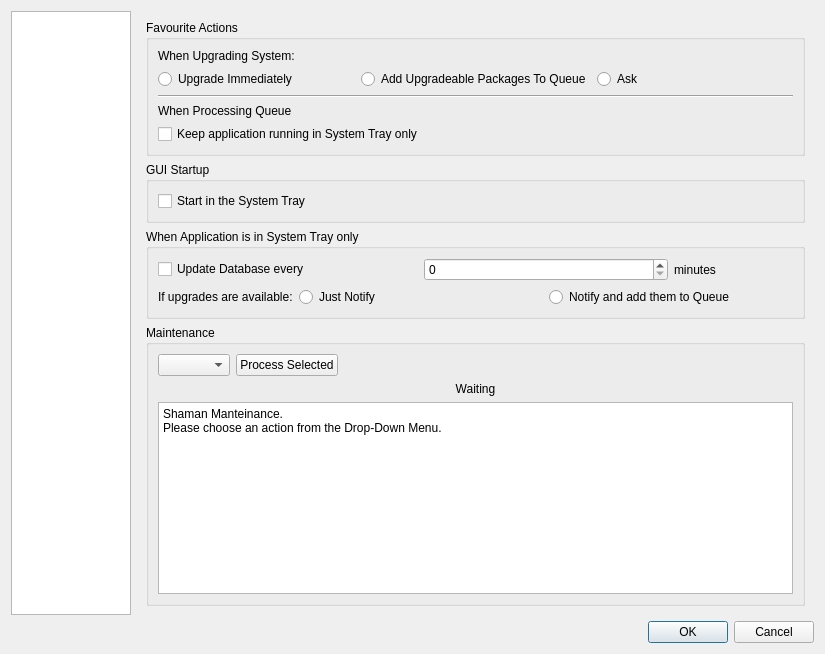
<ui version="4.0" >
 <class>ConfigDialog</class>
 <widget class="QDialog" name="ConfigDialog" >
  <property name="geometry" >
   <rect>
    <x>0</x>
    <y>0</y>
    <width>825</width>
    <height>607</height>
   </rect>
  </property>
  <property name="windowTitle" >
   <string>Shaman - Configuration</string>
  </property>
  <property name="windowIcon" >
   <iconset/>
  </property>
  <layout class="QGridLayout" >
   <item row="0" column="0" >
    <widget class="QListWidget" name="listWidget" >
     <property name="sizePolicy" >
      <sizepolicy vsizetype="Minimum" hsizetype="Fixed" >
       <horstretch>0</horstretch>
       <verstretch>0</verstretch>
      </sizepolicy>
     </property>
     <property name="maximumSize" >
      <size>
       <width>120</width>
       <height>16777215</height>
      </size>
     </property>
     <property name="horizontalScrollBarPolicy" >
      <enum>Qt::ScrollBarAlwaysOff</enum>
     </property>
     <property name="dragDropMode" >
      <enum>QAbstractItemView::NoDragDrop</enum>
     </property>
     <property name="selectionBehavior" >
      <enum>QAbstractItemView::SelectRows</enum>
     </property>
     <property name="movement" >
      <enum>QListView::Static</enum>
     </property>
     <property name="isWrapping" stdset="0" >
      <bool>true</bool>
     </property>
     <property name="layoutMode" >
      <enum>QListView::SinglePass</enum>
     </property>
     <property name="spacing" >
      <number>12</number>
     </property>
     <property name="viewMode" >
      <enum>QListView::IconMode</enum>
     </property>
     <property name="uniformItemSizes" >
      <bool>true</bool>
     </property>
    </widget>
   </item>
   <item row="2" column="0" colspan="2" >
    <widget class="QDialogButtonBox" name="buttonBox" >
     <property name="orientation" >
      <enum>Qt::Horizontal</enum>
     </property>
     <property name="standardButtons" >
      <set>QDialogButtonBox::Cancel|QDialogButtonBox::NoButton|QDialogButtonBox::Ok</set>
     </property>
    </widget>
   </item>
   <item row="0" column="1" >
    <widget class="QStackedWidget" name="stackedWidget" >
     <property name="sizePolicy" >
      <sizepolicy vsizetype="Minimum" hsizetype="Minimum" >
       <horstretch>0</horstretch>
       <verstretch>0</verstretch>
      </sizepolicy>
     </property>
     <property name="currentIndex" >
      <number>0</number>
     </property>
     <widget class="QWidget" name="Seite" >
      <layout class="QGridLayout" >
       <item row="0" column="0" >
        <widget class="QGroupBox" name="groupBox_5" >
         <property name="title" >
          <string>Favourite Actions</string>
         </property>
         <property name="alignment" >
          <set>Qt::AlignLeading</set>
         </property>
         <layout class="QGridLayout" >
          <item row="0" column="0" >
           <widget class="QLabel" name="label_7" >
            <property name="text" >
             <string>When Upgrading System:</string>
            </property>
           </widget>
          </item>
          <item row="1" column="0" >
           <layout class="QHBoxLayout" >
            <item>
             <widget class="QRadioButton" name="upNowRadio" >
              <property name="text" >
               <string>Upgrade Immediately</string>
              </property>
             </widget>
            </item>
            <item>
             <widget class="QRadioButton" name="addUpRadio" >
              <property name="text" >
               <string>Add Upgradeable Packages To Queue</string>
              </property>
             </widget>
            </item>
            <item>
             <widget class="QRadioButton" name="askUpRadio" >
              <property name="text" >
               <string>Ask</string>
              </property>
             </widget>
            </item>
           </layout>
          </item>
          <item row="2" column="0" >
           <widget class="Line" name="line" >
            <property name="orientation" >
             <enum>Qt::Horizontal</enum>
            </property>
           </widget>
          </item>
          <item row="3" column="0" >
           <widget class="QLabel" name="label_8" >
            <property name="text" >
             <string>When Processing Queue</string>
            </property>
           </widget>
          </item>
          <item row="4" column="0" >
           <widget class="QCheckBox" name="keepQueueTrayBox" >
            <property name="text" >
             <string>Keep application running in System Tray only</string>
            </property>
           </widget>
          </item>
         </layout>
        </widget>
       </item>
       <item row="1" column="0" >
        <widget class="QGroupBox" name="groupBox_6" >
         <property name="title" >
          <string>GUI Startup</string>
         </property>
         <layout class="QGridLayout" >
          <item row="0" column="0" >
           <widget class="QCheckBox" name="startTrayBox" >
            <property name="text" >
             <string>Start in the System Tray</string>
            </property>
           </widget>
          </item>
         </layout>
        </widget>
       </item>
       <item row="2" column="0" >
        <widget class="QGroupBox" name="groupBox_11" >
         <property name="title" >
          <string>When Application is in System Tray only</string>
         </property>
         <layout class="QGridLayout" >
          <item row="0" column="0" colspan="2" >
           <widget class="QCheckBox" name="updateDbTrayBox" >
            <property name="text" >
             <string>Update Database every</string>
            </property>
           </widget>
          </item>
          <item row="0" column="2" colspan="2" >
           <widget class="QSpinBox" name="minutesSpin" >
            <property name="enabled" >
             <bool>true</bool>
            </property>
           </widget>
          </item>
          <item row="0" column="4" >
           <widget class="QLabel" name="label_16" >
            <property name="text" >
             <string>minutes</string>
            </property>
           </widget>
          </item>
          <item row="1" column="0" >
           <widget class="QLabel" name="label_17" >
            <property name="text" >
             <string>If upgrades are available:</string>
            </property>
           </widget>
          </item>
          <item row="1" column="1" colspan="2" >
           <widget class="QRadioButton" name="upNotifyRadio" >
            <property name="text" >
             <string>Just Notify</string>
            </property>
           </widget>
          </item>
          <item row="1" column="3" colspan="2" >
           <widget class="QRadioButton" name="upNotifyAddRadio" >
            <property name="text" >
             <string>Notify and add them to Queue</string>
            </property>
           </widget>
          </item>
         </layout>
        </widget>
       </item>
       <item row="3" column="0" >
        <widget class="QGroupBox" name="groupBox" >
         <property name="title" >
          <string>Maintenance</string>
         </property>
         <layout class="QGridLayout" >
          <item row="0" column="0" >
           <layout class="QVBoxLayout" >
            <item>
             <layout class="QHBoxLayout" >
              <item>
               <widget class="QComboBox" name="mantActionBox" />
              </item>
              <item>
               <widget class="QPushButton" name="mantProcessButton" >
                <property name="text" >
                 <string>Process Selected</string>
                </property>
               </widget>
              </item>
              <item>
               <spacer>
                <property name="orientation" >
                 <enum>Qt::Horizontal</enum>
                </property>
                <property name="sizeHint" >
                 <size>
                  <width>40</width>
                  <height>20</height>
                 </size>
                </property>
               </spacer>
              </item>
             </layout>
            </item>
            <item>
             <layout class="QHBoxLayout" >
              <item>
               <widget class="QLabel" name="statusLabel" >
                <property name="text" >
                 <string comment="Waiting for a user action" >Waiting</string>
                </property>
                <property name="alignment" >
                 <set>Qt::AlignCenter</set>
                </property>
               </widget>
              </item>
             </layout>
            </item>
            <item>
             <widget class="QTextEdit" name="mantDetails" >
              <property name="sizePolicy" >
               <sizepolicy vsizetype="Maximum" hsizetype="Preferred" >
                <horstretch>0</horstretch>
                <verstretch>0</verstretch>
               </sizepolicy>
              </property>
              <property name="html" >
               <string>&lt;html>&lt;head>&lt;meta name="qrichtext" content="1" />&lt;style type="text/css">
p, li { white-space: pre-wrap; }
&lt;/style>&lt;/head>&lt;body style=" font-family:'Sans Serif'; font-size:10pt; font-weight:400; font-style:normal;">
&lt;p style=" margin-top:0px; margin-bottom:0px; margin-left:0px; margin-right:0px; -qt-block-indent:0; text-indent:0px; font-family:'Liberation Sans'; font-size:9pt;">Shaman Manteinance.&lt;/p>
&lt;p style=" margin-top:0px; margin-bottom:0px; margin-left:0px; margin-right:0px; -qt-block-indent:0; text-indent:0px; font-family:'Liberation Sans'; font-size:9pt;">Please choose an action from the Drop-Down Menu.&lt;/p>&lt;/body>&lt;/html></string>
              </property>
             </widget>
            </item>
           </layout>
          </item>
         </layout>
        </widget>
       </item>
      </layout>
     </widget>
     <widget class="QWidget" name="Seite_2" >
      <layout class="QGridLayout" >
       <item row="0" column="0" >
        <widget class="QGroupBox" name="groupBox_2" >
         <property name="sizePolicy" >
          <sizepolicy vsizetype="Preferred" hsizetype="Preferred" >
           <horstretch>0</horstretch>
           <verstretch>0</verstretch>
          </sizepolicy>
         </property>
         <property name="title" >
          <string>Checkable Options</string>
         </property>
         <layout class="QGridLayout" >
          <item row="0" column="0" >
           <widget class="QCheckBox" name="noPassiveFtpBox" >
            <property name="text" >
             <string>Use Active FTP</string>
            </property>
           </widget>
          </item>
          <item row="1" column="0" >
           <widget class="QCheckBox" name="useDeltaBox" >
            <property name="text" >
             <string>Use Deltas (needs xdelta to be installed)</string>
            </property>
           </widget>
          </item>
         </layout>
        </widget>
       </item>
       <item row="1" column="0" >
        <widget class="QGroupBox" name="groupBox_3" >
         <property name="title" >
          <string>Advanced Options</string>
         </property>
         <layout class="QGridLayout" >
          <item row="0" column="0" >
           <layout class="QVBoxLayout" >
            <item>
             <layout class="QGridLayout" >
              <item row="0" column="0" >
               <widget class="QLabel" name="label" >
                <property name="text" >
                 <string>HoldPkgs:</string>
                </property>
               </widget>
              </item>
              <item row="0" column="1" >
               <widget class="QLineEdit" name="holdPkgLine" />
              </item>
              <item row="1" column="0" >
               <widget class="QLabel" name="label_2" >
                <property name="text" >
                 <string>IgnorePkgs:</string>
                </property>
               </widget>
              </item>
              <item row="1" column="1" >
               <widget class="QLineEdit" name="ignorePkgLine" />
              </item>
              <item row="2" column="0" >
               <widget class="QLabel" name="label_3" >
                <property name="text" >
                 <string>IgnoreGroups:</string>
                </property>
               </widget>
              </item>
              <item row="2" column="1" >
               <widget class="QLineEdit" name="ignoreGrpsLine" />
              </item>
              <item row="3" column="0" >
               <widget class="QLabel" name="label_4" >
                <property name="text" >
                 <string>NoUpgrade:</string>
                </property>
               </widget>
              </item>
              <item row="3" column="1" >
               <widget class="QLineEdit" name="noUpgradeLine" />
              </item>
              <item row="4" column="0" >
               <widget class="QLabel" name="label_5" >
                <property name="text" >
                 <string>NoExtract:</string>
                </property>
               </widget>
              </item>
              <item row="4" column="1" >
               <widget class="QLineEdit" name="noExtractLine" />
              </item>
             </layout>
            </item>
            <item>
             <layout class="QVBoxLayout" >
              <item>
               <widget class="QLabel" name="label_6" >
                <property name="text" >
                 <string>XFerCommand: (example: /path/to/command %u) Blank for Default</string>
                </property>
               </widget>
              </item>
              <item>
               <widget class="QLineEdit" name="xFerCommandLine" />
              </item>
             </layout>
            </item>
           </layout>
          </item>
         </layout>
        </widget>
       </item>
       <item row="2" column="0" >
        <spacer>
         <property name="orientation" >
          <enum>Qt::Vertical</enum>
         </property>
         <property name="sizeHint" >
          <size>
           <width>20</width>
           <height>40</height>
          </size>
         </property>
        </spacer>
       </item>
      </layout>
     </widget>
     <widget class="QWidget" name="page" >
      <layout class="QGridLayout" >
       <item row="1" column="0" >
        <widget class="QTabWidget" name="repoTab" >
         <property name="currentIndex" >
          <number>0</number>
         </property>
         <widget class="QWidget" name="officialTab" >
          <attribute name="title" >
           <string>Arch Linux Official Repositories</string>
          </attribute>
          <layout class="QGridLayout" >
           <item row="1" column="0" >
            <layout class="QVBoxLayout" >
             <item>
              <widget class="QLabel" name="officialLabel" >
               <property name="text" >
                <string>Here you can choose what repositories to use between Arch Linux's official ones.
Please note that packages from Unstable and Testing may break your system.</string>
               </property>
              </widget>
             </item>
             <item>
              <widget class="QCheckBox" name="coreBox" >
               <property name="text" >
                <string comment="Do not translate" >Core</string>
               </property>
              </widget>
             </item>
             <item>
              <widget class="QCheckBox" name="extraBox" >
               <property name="text" >
                <string comment="Do not translate" >Extra</string>
               </property>
              </widget>
             </item>
             <item>
              <widget class="QCheckBox" name="communityBox" >
               <property name="text" >
                <string comment="Do not translate" >Community</string>
               </property>
              </widget>
             </item>
             <item>
              <widget class="QCheckBox" name="testingBox" >
               <property name="text" >
                <string comment="Do not translate" >Testing</string>
               </property>
              </widget>
             </item>
             <item>
              <widget class="QCheckBox" name="unstableBox" >
               <property name="text" >
                <string comment="Do not translate" >Unstable</string>
               </property>
              </widget>
             </item>
             <item>
              <spacer>
               <property name="orientation" >
                <enum>Qt::Vertical</enum>
               </property>
               <property name="sizeHint" >
                <size>
                 <width>20</width>
                 <height>40</height>
                </size>
               </property>
              </spacer>
             </item>
            </layout>
           </item>
           <item row="2" column="0" >
            <widget class="QGroupBox" name="groupBox_4" >
             <property name="title" >
              <string>Server</string>
             </property>
             <layout class="QGridLayout" >
              <item row="0" column="0" >
               <widget class="QLabel" name="mirrorLabel" >
                <property name="text" >
                 <string>Mirror:</string>
                </property>
               </widget>
              </item>
              <item row="0" column="1" >
               <widget class="QComboBox" name="mirrorBox" />
              </item>
              <item row="2" column="1" >
               <layout class="QHBoxLayout" >
                <item>
                 <widget class="QLineEdit" name="addMirrorLine" />
                </item>
                <item>
                 <widget class="QPushButton" name="addMirrorButton" >
                  <property name="text" >
                   <string>Add Mirror</string>
                  </property>
                 </widget>
                </item>
               </layout>
              </item>
             </layout>
            </widget>
           </item>
          </layout>
         </widget>
         <widget class="QWidget" name="KDEModTab" >
          <attribute name="title" >
           <string>KDEMod Repositories</string>
          </attribute>
          <layout class="QGridLayout" >
           <item row="0" column="0" >
            <layout class="QVBoxLayout" >
             <item>
              <widget class="QLabel" name="KDEModLabel" >
               <property name="text" >
                <string>KDEMod is an improved version of KDE, an Arch Linux exclusive. Featuring an 
improved Qt build, compatible with Arch Linux standard Qt's, an improved theme,
and lots of addons, KDEMod is the best way to taste the ease and the power
of KDE with the simplicity and the power of Arch.</string>
               </property>
              </widget>
             </item>
             <item>
              <widget class="QCheckBox" name="KDEMod3Box" >
               <property name="text" >
                <string>KDEMod 3 Repository</string>
               </property>
              </widget>
             </item>
             <item>
              <widget class="QCheckBox" name="KDEMod4Box" >
               <property name="text" >
                <string>KDEMod 4 Repository (Unstable, testers only)</string>
               </property>
              </widget>
             </item>
             <item>
              <spacer>
               <property name="orientation" >
                <enum>Qt::Vertical</enum>
               </property>
               <property name="sizeHint" >
                <size>
                 <width>20</width>
                 <height>40</height>
                </size>
               </property>
              </spacer>
             </item>
            </layout>
           </item>
          </layout>
         </widget>
         <widget class="QWidget" name="thirdPartyTab" >
          <attribute name="title" >
           <string>Third-Party Repositories</string>
          </attribute>
          <layout class="QGridLayout" >
           <item row="0" column="0" >
            <layout class="QVBoxLayout" >
             <item>
              <widget class="QLabel" name="thirdPartyLabel" >
               <property name="text" >
                <string>You can extend your packages choice by adding other repositories. Third-Party 
Repositories act just as normal ones, and will be accessible through both Shaman
and Pacman.</string>
               </property>
              </widget>
             </item>
             <item>
              <widget class="QTreeWidget" name="thirdPartyWidget" >
               <property name="indentation" >
                <number>0</number>
               </property>
               <property name="itemsExpandable" >
                <bool>false</bool>
               </property>
               <column>
                <property name="text" >
                 <string>Repository</string>
                </property>
               </column>
               <column>
                <property name="text" >
                 <string>Server</string>
                </property>
               </column>
              </widget>
             </item>
             <item>
              <layout class="QHBoxLayout" >
               <item>
                <spacer>
                 <property name="orientation" >
                  <enum>Qt::Horizontal</enum>
                 </property>
                 <property name="sizeHint" >
                  <size>
                   <width>71</width>
                   <height>20</height>
                  </size>
                 </property>
                </spacer>
               </item>
               <item>
                <widget class="QPushButton" name="addThirdPartyButton" >
                 <property name="text" >
                  <string>Add New Repository</string>
                 </property>
                </widget>
               </item>
               <item>
                <widget class="QPushButton" name="editThirdPartyButton" >
                 <property name="text" >
                  <string>Edit Repository</string>
                 </property>
                </widget>
               </item>
               <item>
                <widget class="QPushButton" name="removeThirdPartyButton" >
                 <property name="text" >
                  <string>Remove Repository</string>
                 </property>
                </widget>
               </item>
              </layout>
             </item>
            </layout>
           </item>
          </layout>
         </widget>
        </widget>
       </item>
      </layout>
     </widget>
     <widget class="QWidget" name="Seite_3" >
      <layout class="QGridLayout" >
       <item row="0" column="0" >
        <widget class="QGroupBox" name="groupBox_9" >
         <property name="title" >
          <string>Preferences</string>
         </property>
         <layout class="QGridLayout" >
          <item row="0" column="0" >
           <widget class="QCheckBox" name="makeDepsSourceBox" >
            <property name="text" >
             <string>Process all dependencies and queue from source first (recommended)</string>
            </property>
           </widget>
          </item>
          <item row="1" column="0" >
           <widget class="QCheckBox" name="reviewBuildOutBox" >
            <property name="text" >
             <string>Review Building output before installing</string>
            </property>
           </widget>
          </item>
         </layout>
        </widget>
       </item>
       <item row="1" column="0" >
        <widget class="QGroupBox" name="groupBox_7" >
         <property name="title" >
          <string>ABS Configuration</string>
         </property>
         <layout class="QGridLayout" >
          <item row="0" column="0" >
           <widget class="QRadioButton" name="useMatchSupRadio" >
            <property name="text" >
             <string>Use supfiles that match your current repositories</string>
            </property>
           </widget>
          </item>
          <item row="1" column="0" >
           <layout class="QHBoxLayout" >
            <item>
             <widget class="QRadioButton" name="useCustomSupRadio" >
              <property name="text" >
               <string>Define supfiles manually</string>
              </property>
             </widget>
            </item>
            <item>
             <widget class="QLineEdit" name="supEdit" />
            </item>
           </layout>
          </item>
         </layout>
        </widget>
       </item>
       <item row="2" column="0" >
        <widget class="QGroupBox" name="groupBox_8" >
         <property name="title" >
          <string>Makepkg Configuration</string>
         </property>
         <layout class="QGridLayout" >
          <item row="0" column="0" >
           <widget class="QLabel" name="label_9" >
            <property name="text" >
             <string>CFlags</string>
            </property>
           </widget>
          </item>
          <item row="0" column="1" >
           <widget class="QLineEdit" name="CFlagEdit" />
          </item>
          <item row="1" column="0" >
           <widget class="QLabel" name="label_10" >
            <property name="text" >
             <string>CXXFlags</string>
            </property>
           </widget>
          </item>
          <item row="1" column="1" >
           <widget class="QLineEdit" name="CXXFlagEdit" />
          </item>
          <item row="2" column="0" >
           <widget class="QLabel" name="label_11" >
            <property name="text" >
             <string>BuildEnv</string>
            </property>
           </widget>
          </item>
          <item row="2" column="1" >
           <widget class="QLineEdit" name="buildEnvEdit" />
          </item>
          <item row="3" column="0" >
           <widget class="QLabel" name="label_12" >
            <property name="text" >
             <string>Options</string>
            </property>
           </widget>
          </item>
          <item row="3" column="1" >
           <widget class="QLineEdit" name="optionsMkPkgEdit" />
          </item>
          <item row="4" column="0" >
           <widget class="QLabel" name="label_13" >
            <property name="text" >
             <string>Doc_Dirs</string>
            </property>
           </widget>
          </item>
          <item row="4" column="1" >
           <widget class="QLineEdit" name="docDirsEdit" />
          </item>
         </layout>
        </widget>
       </item>
       <item row="3" column="0" >
        <widget class="QGroupBox" name="groupBox_10" >
         <property name="title" >
          <string>Build Environment</string>
         </property>
         <layout class="QGridLayout" >
          <item row="0" column="0" >
           <layout class="QHBoxLayout" >
            <item>
             <widget class="QLabel" name="label_14" >
              <property name="text" >
               <string>Building Path</string>
              </property>
             </widget>
            </item>
            <item>
             <widget class="QLineEdit" name="buildPathEdit" />
            </item>
           </layout>
          </item>
          <item row="1" column="0" >
           <widget class="QCheckBox" name="cleanMakeDepsBox" >
            <property name="text" >
             <string>Remove installed makedepends after build</string>
            </property>
           </widget>
          </item>
          <item row="2" column="0" >
           <widget class="QCheckBox" name="cleanBuildEnvBox" >
            <property name="text" >
             <string>Clean Build Environment after installation</string>
            </property>
           </widget>
          </item>
         </layout>
        </widget>
       </item>
      </layout>
     </widget>
    </widget>
   </item>
  </layout>
 </widget>
 <resources>
  <include location="qtpacman.qrc" />
 </resources>
 <connections>
  <connection>
   <sender>buttonBox</sender>
   <signal>accepted()</signal>
   <receiver>ConfigDialog</receiver>
   <slot>accept()</slot>
   <hints>
    <hint type="sourcelabel" >
     <x>248</x>
     <y>254</y>
    </hint>
    <hint type="destinationlabel" >
     <x>157</x>
     <y>274</y>
    </hint>
   </hints>
  </connection>
  <connection>
   <sender>buttonBox</sender>
   <signal>rejected()</signal>
   <receiver>ConfigDialog</receiver>
   <slot>reject()</slot>
   <hints>
    <hint type="sourcelabel" >
     <x>316</x>
     <y>260</y>
    </hint>
    <hint type="destinationlabel" >
     <x>286</x>
     <y>274</y>
    </hint>
   </hints>
  </connection>
 </connections>
</ui>
